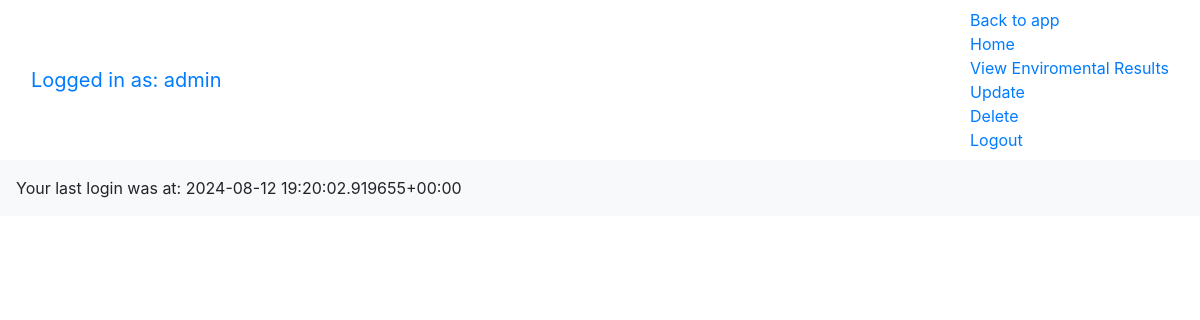
Before: /welcome (signed in) with the older database file.
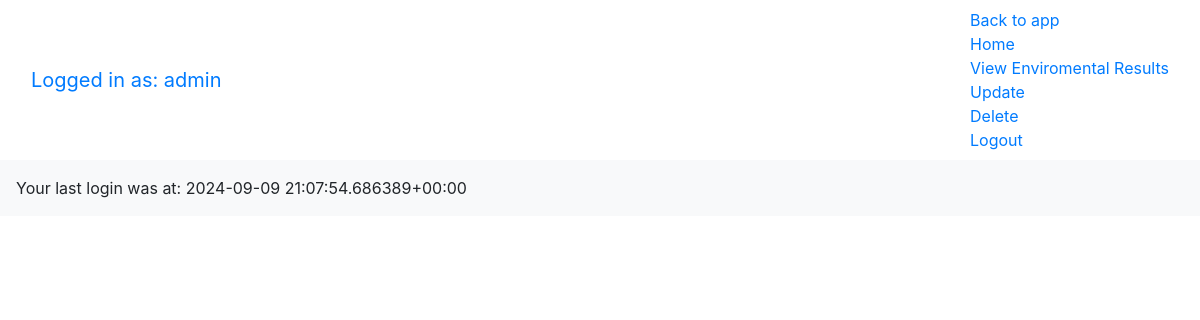
After: the same page with the newer database file.
### tables this page shows
CREATE TABLE profile (
        id INTEGER PRIMARY KEY AUTOINCREMENT,
        username TEXT UNIQUE NOT NULL,
        password_hash TEXT NOT NULL,
        last_login TIMESTAMP
    );

### app.py (the view)
@app.route("/welcome")
def welcome():
    if 'username' in session:
        conn = db_conn()
        user = conn.execute('SELECT last_login FROM profile WHERE username = ?', \
                            (session['username'],)).fetchone()
        conn.close()
        last_login = user['last_login'] if user else None
        return render_template('welcome.html', username=session['username'], last_login=last_login)
    return redirect(url_for('account'))

### app.py (called while the page is built)
def db_conn():
    conn = sqlite3.connect('data.db')
    conn.row_factory = sqlite3.Row
    return conn

### templates/welcome.html (shortened to what this page needs)
<!DOCTYPE html>
<html>
<head>
    <link rel="stylesheet" href="https://stackpath.bootstrapcdn.com/bootstrap/4.1.3/css/bootstrap.min.css">
</head>
<body>
    {% include 'menu.html' %}
    {% if last_login %}
        <p class="p-3 bg-light">Your last login was at: {{ last_login }}</p>
    {% else %}
        <p>No login timestamp available.</p>
    {% endif %}
</body>
</html>

### templates/menu.html
<nav class="navbar navbar-default">
    <div class="container-fluid">
        <div class="navbar-header">
            <a class="navbar-brand" href="/">Logged in as: {{ username }}</a>
        </div>
        <ul class="nav navbar-nav">
            <li class="active"><a href="/">Back to app</a></li>
            <li><a href="/home">Home</a></li>
            <li><a href="/enviroment">View Enviromental Results</a></li>
            <li><a href="/update">Update</a></li>
            <li><a href="/delete">Delete</a></li>
            <li><a href="/logout">Logout</a></li>
        </ul>
    </div>
</nav>

Changed rows visible on the page:
changed profile "admin": last_login "2024-08-12 19:20:02.919655+00:00" → "2024-09-09 21:07:54.686389+00:00"
